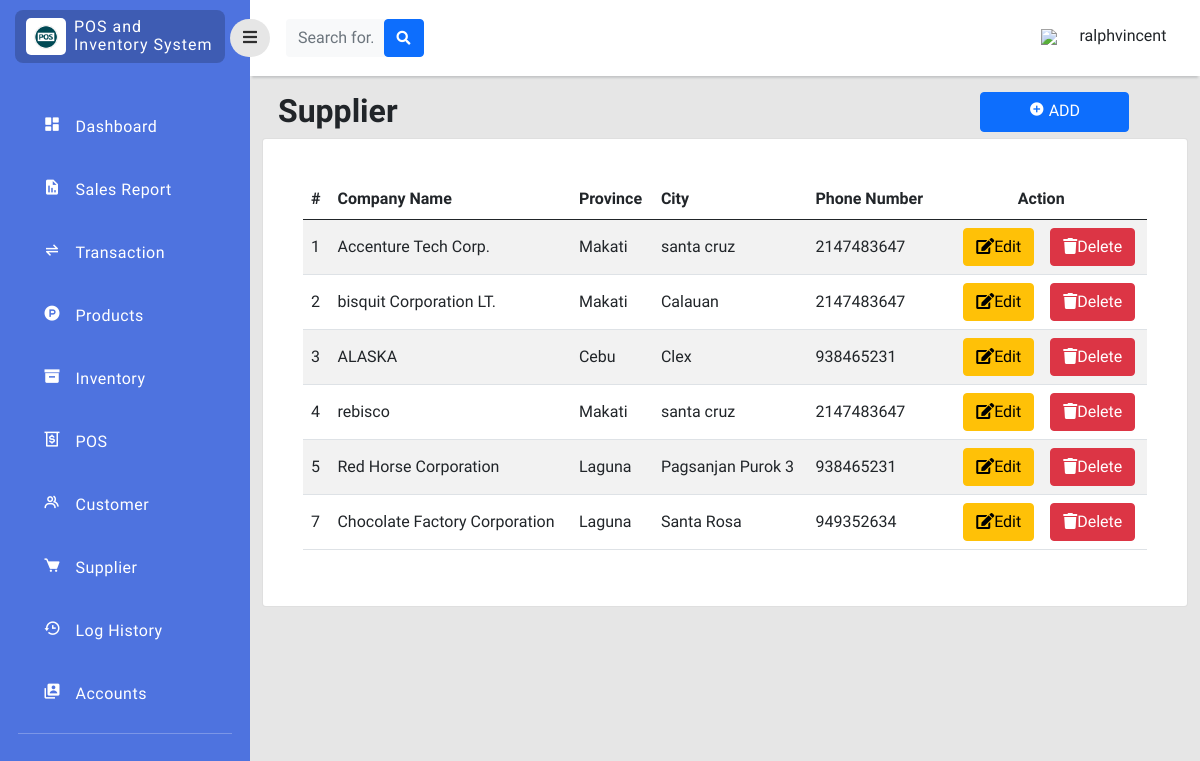
Page /php/supplier.php (signed in) on the earlier database version.
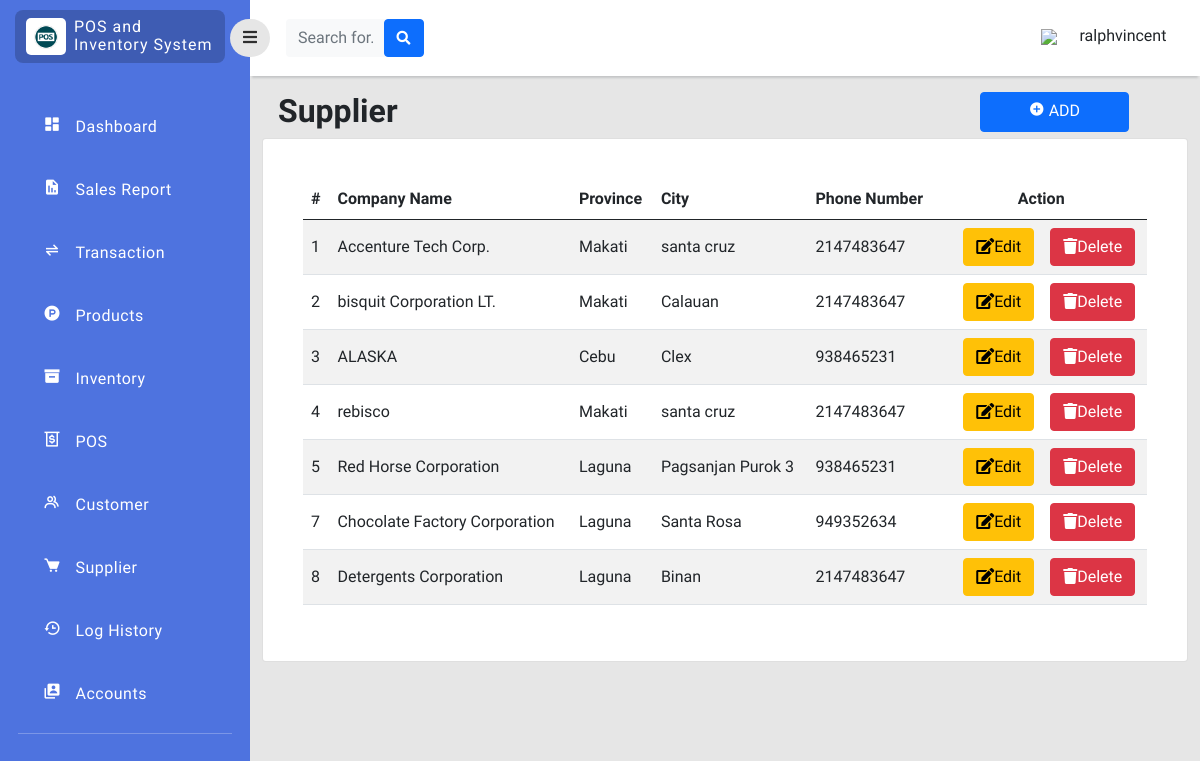
Same page on the later database version.
### tables this page shows
CREATE TABLE `supplier` (
  `supplier_id` int(11) NOT NULL,
  `company_name` varchar(255) NOT NULL,
  `location_id` int(255) NOT NULL,
  `phone_no` int(11) NOT NULL
);

CREATE TABLE `location` (
  `location_id` int(11) NOT NULL,
  `province` varchar(255) NOT NULL,
  `city` varchar(255) NOT NULL
);

### php/supplier.php (the view, shortened to what the changed rows need)
<?php
include 'connection.php';
?>
<!doctype html>
<html lang="en">
  <head>
    <link href="https://cdn.jsdelivr.net/npm/bootstrap@5.0.2/dist/css/bootstrap.min.css" rel="stylesheet"
>
    <link rel="stylesheet" type="text/css" href="../style/dash.css">
    <link
      href="https://cdnjs.cloudflare.com/ajax/libs/font-awesome/5.15.1/css/all.min.css"
      rel="stylesheet"
    />
    <link href='https://unpkg.com/boxicons@2.1.2/css/boxicons.min.css' rel='stylesheet'>
    </head>
    <body>
    <div class="page">
        <div class="content">
               <div class="col py-3 d-flex justify-content-center overflow-auto">
                <div class="container-fluid">
                    <div class="row">
                        <div class="col d-flex justify-content">
                            <br>
                            <div class="w-50">
                                <h2 class="text-dark text-start ps-3 fw-bold">Supplier</h2>
                            </div>
                        </div>
                    </div>
                    <div class="row">
                        <div class="col ">
                            <div class="card">
                                <div class="card-body rounded-3 m-4 table-responsive-lg">
                                    <table class="table table-striped align-middle" id="SupplierTab">
                                        <thead>
                                            <tr>
                                                <th scope="col">#</th>
                                                <th scope="col">Company Name</th>
                                                <th scope="col">Province</th>
                                                <th scope="col">City</th>
                                                <th scope="col">Phone Number</th>
                                                <th scope="col" style="text-align: center;">Action</th>
                                            </tr>
                                        </thead>
                                        <tbody>
                                             <?php
                                            $query_run = mysqli_query($con,"SELECT * FROM supplier");
                                            $sql_run = mysqli_query($con,"SELECT * FROM location");
                                            while ($row=mysqli_fetch_assoc($query_run) AND $rows=mysqli_fetch_assoc($sql_run)) { ?>
                                            <tr>
                                                <td><?php echo $row['supplier_id'];  ?></td>
                                                <td><?php echo $row['company_name'];  ?></td>
                                                <td><?php echo $rows['province'];  ?></td>
                                                <td><?php echo $rows['city'];  ?></td>
                                                <td><?php echo $row['phone_no'];  ?></td>
                                                <td>
                                                    <div class="d-flex flex-row justify-content-center">
                                                        <button class="btn btn-warning editbtn mx-3" data-toggle="modal" type="button"><i class="fas fa-edit" data-toggle="tooltip" title="edit"></i>Edit</button>
                                                        <button class="btn btn-danger deletebtn" data-toggle="modal" type="button"><i class="fas fa-trash" data-toggle="tooltip" title="edit"></i>Delete</button>
                                                    </div>
                                                </td>
                                            </tr>
                                        <?php } ?>
                                        </tbody>
                                    </table>
                                </div>
                            </div>
                        </div>
                    </div>
                </div>
            </div>
        </div>
    </div>
</body>
</html>

Differences in the rows shown:
added location: province "Laguna", city "Binan"
added supplier: supplier_id "8", company_name "Detergents Corporation", phone_no "2147483647"
